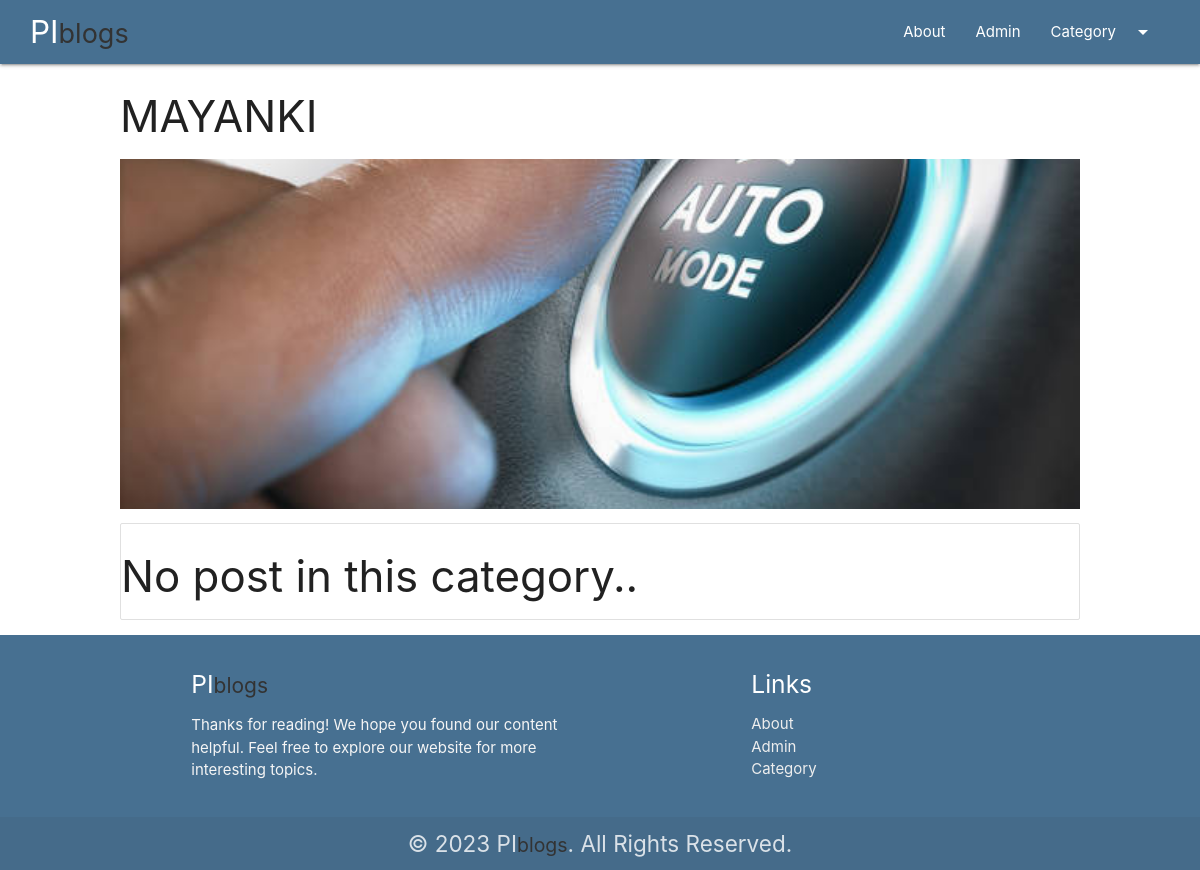
The page /category/MAY on the database its author committed.
### blog/models.py (models this page shows, shortened)
class Category(models.Model):
    cat_id=models.AutoField(primary_key=True)
    title=models.CharField(max_length=100)
    description=models.TextField()
    url=models.CharField(max_length=100)
    image=models.ImageField(upload_to='categiry/')
    add_date=models.DateTimeField(auto_now_add=True, null=True)

### blog/views.py (the view)
# urls.py: path('category/<slug:url>',category),
def category(request,url):
    cat= Category.objects.get(url=url)
    posts=Post.objects.filter(cat=cat)
    return render(request, "category.html", {'cat':cat, 'posts' : posts})

### template/category.html (shortened to what this page needs)
{%extends 'base.html'%}
{%block content%}
<div class="container-custom">
    <h3>{{cat.title}}</h3>
    <div class="img-conatiner" >
        <img src="/media/{{cat.image}}" alt="" class="responsive-img" style="max-height: 350px; width: 100%; object-fit: cover;" >
    </div>
    <div class="collection" >
        {%for p in posts%}
        <a href="/blog/{{p.url}}" class="collection-item">{{p.title}}</a>
        {% empty %}
        <h3>No post in this category..</h3>
        {%endfor%}
    </div>
</div>
{%endblock%}

### blog/static/css/style.css (style rules this page uses)
.container-custom { width: 80%; margin: auto; }

### rows shown on the page
Category: title "MAYANKI", image (picture)
